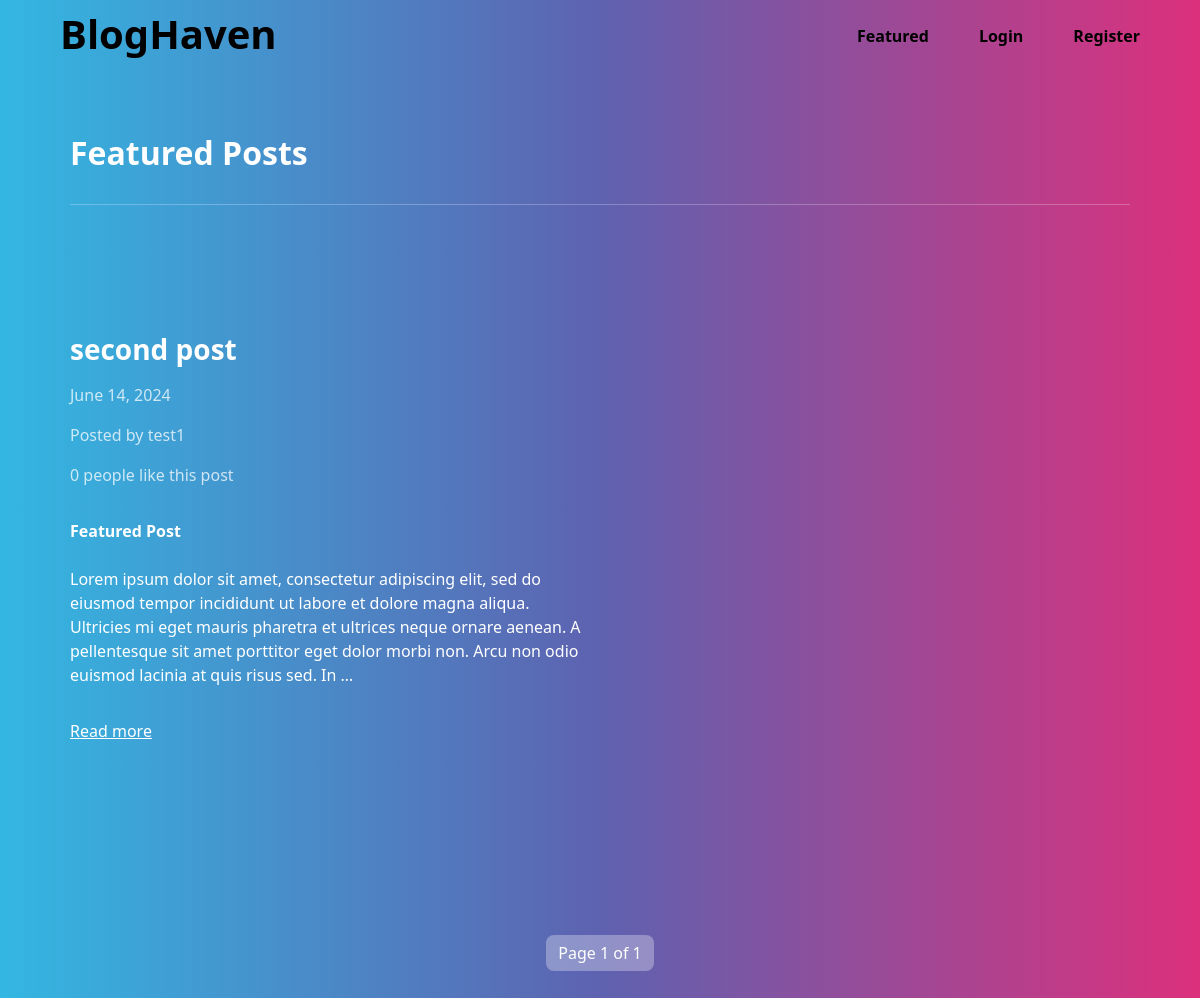
The app's page /blog/featured with its own data.
### blog/models.py (models this page shows)
class Article(models.Model):
    title = models.CharField(max_length=255)
    content = HTMLField() #Makes use of the rich text editor
    date = models.DateField(auto_now_add=True) #Auto sets the date to current date
    author = models.ForeignKey(User, on_delete=models.CASCADE) #If we delete the user, all the relationships to these are also deleted
    featured = models.BooleanField(default=False)
    likes = models.ManyToManyField(User, related_name='likes', blank=True) #Blank=True makes it so that this field isn't required

### blog/views.py (the view)
# urls.py: path('featured', Featured.as_view(), name='featured'),
class Featured(ListView):
    model = Article
    queryset = Article.objects.filter(featured=True).order_by('-date')
    template_name = 'featured.html'
    paginate_by = 1

### templates/featured.html (shortened to what this page needs)
{% extends "base.html" %}
{% block content %}
<h2>Featured Posts</h2>
<hr>
{% for object in object_list %}
<div class="row">
    <div class="col-md-6 col-12 mt-5 mb-5">
        <h3 class="fw-bold">{{ object.title }} </h3>
        <p class = "text-muted"> {{ object.date }} </p>
        <p class="text-muted">Posted by {{ object.author.username }} </p>
        {% if object.likes.count == 1 %}
            <p class="text-muted"> {{ object.likes.count }} person likes this post </p>
        {% else %}
            <p class="text-muted"> {{ object.likes.count }} people like this post </p>
        {% endif %}
        <div class="my-3">
            {{ object.content|truncatewords_html:50|safe }}
        </div>
        <a href="{% url 'detail_article' object.id %}">Read more</a>
    </div>
</div>
{% endfor %}
<div>
    <ul class="pagination">
        <div class="mx-auto d-flex flex-row mt-5">
            <li class="page-item">
                <a class="page-link" href="#">Page {{ page_obj.number}} of {{ page_obj.paginator.num_pages }}</a>
            </li>
        </div>
    </ul>
</div>
{% endblock content %}

### templates/base.html (shortened to what this page needs)
<html lang="en">
  <head>
    <link rel="stylesheet" href="https://bootswatch.com/5/quartz/bootstrap.min.css" />
  </head>
  <body>
    {% include "header.html" %}
    {% block content %}
    {% endblock content %}
  </body>
</html>

### templates/header.html (shortened to what this page needs)
<html lang="en">
  <head>
  </head>
  <body>
    <main>
      <bar>
        <left>
          <h1>
            <a href = "{% url "index" %}" className = "logo">BlogHaven &emsp;</a>
          </h1>
        </left>
        <right>
            <a href="{% url 'featured' %}">Featured </a>
            {% if request.user.is_authenticated %}
            <a href = "http://127.0.0.1:8000/admin/blog/article/add/">Create New Post</a>
            <a href = "{% url "logout" %}">Logout</a>
            {% else %}
            <a href = "{% url "login" %}">Login</a>
            <a href = "{% url "register" %}">Register</a>
            {% endif %}
        </right>
      </bar>
    <main>
  </body>
</html>

### templates/base.html (style rules this page uses)
main { padding: 10px; max-width: 1100px; margin: 0 auto; }
bar { display: flex; justify-content: space-between; margin-bottom: 50px; }
bar a { text-decoration: none; color: black; }
left { font-weight: bold; }
right { margin-top: 14px; display: flex; gap: 50px; font-weight: bold; }
h2 { font-size: xx-large; }

### records on screen
Article: title "second post", date "June 14, 2024", author.username "test1", likes.count "0", content "Featured Post Lorem ipsum dolor sit amet, consectetur adipiscing elit, sed do eiusmod tempor incididunt ut labore et dolore magna aliqua. Ultricies mi eget mauris pharetra et ultrices neque ornare aenean. A pellentesque sit amet porttitor eget dolor morbi non. Arcu non odio euismod lacinia at quis risus sed. In …"

### other values on screen
{{ page_obj.number }} "1"
{{ page_obj.paginator.num_pages }} "1"
